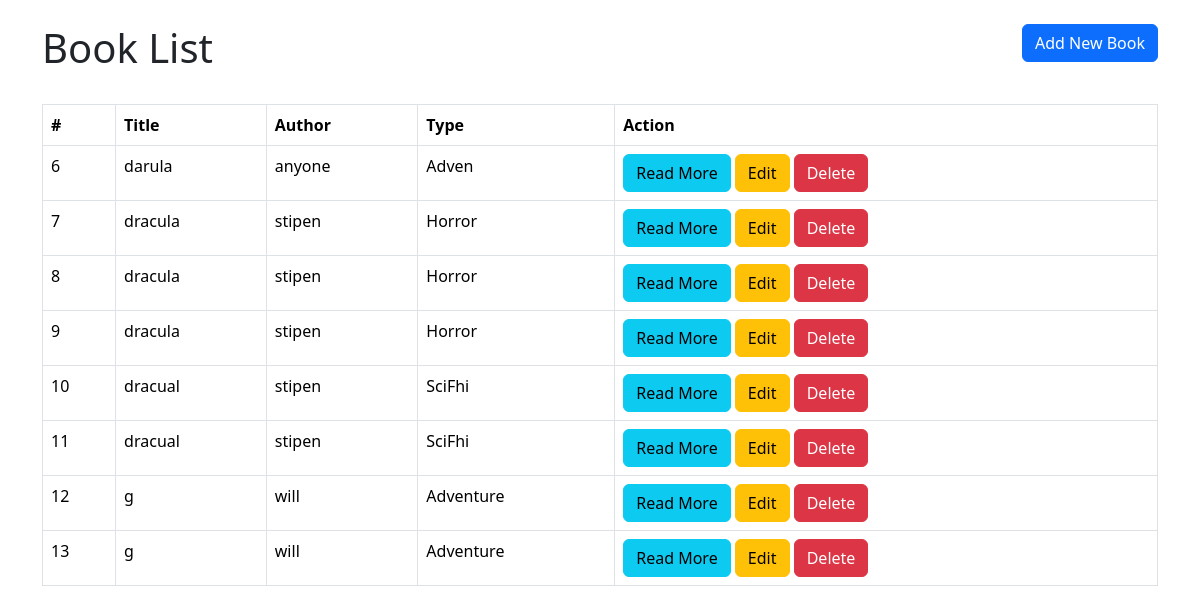
The page / on the database its author committed.
### tables this page shows
CREATE TABLE `books` (
  `id` int(11) NOT NULL,
  `title` varchar(50) NOT NULL,
  `author` varchar(50) NOT NULL,
  `type` varchar(15) NOT NULL,
  `description` varchar(30) NOT NULL
);

### index.php (the view, shortened to what this page needs)
<!DOCTYPE html>
<html lang="en">
<head>
  <link rel="stylesheet" href="https://cdn.jsdelivr.net/npm/bootstrap@5.3.2/dist/css/bootstrap.min.css">
</head>
<body>
  <div class="container">
    <header class="d-flex justify-content-between my-4">
      <h1 style="text-align: center;"> Book List</h1>
      <div>
        <a class="btn btn-primary" href="create.php">Add New Book</a>
      </div>
    </header>
    <table class="table table-bordered">
      <thead>
        <th>#</th>
        <th>Title</th>
        <th>Author</th>
        <th>Type</th>
        <th>Action</th>
      </thead>
      <tbody>
        <?php
         include("connect.php");
         $sql="SELECT * FROM books";
         $result = mysqli_query($conn,$sql);
         while($row = mysqli_fetch_array($result)){
          ?>
            <tr>
              <td><?php echo $row["id"]; ?></td>
              <td><?php echo $row["title"]; ?></td>
              <td><?php echo $row["author"]; ?></td>
              <td><?php echo $row["type"]; ?></td>
              <td>
                <a href="view.php?id=<?php echo $row["id"] ?>" class="btn btn-info">Read More</a>
                <a href="edit.php?id=<?php echo $row["id"] ?>" class="btn btn-warning">Edit</a>
                <a href="delete.php?id=<?php echo $row["id"] ?>" class="btn btn-danger">Delete</a>
              </td>
            </tr>
          <?php
         }
        ?>
      </tbody>
    </table>
  </div>
</body>
</html>

### rows shown on the page
books: id "6", title "darula", author "anyone", type "Adven"
books: id "7", title "dracula", author "stipen", type "Horror"
books: id "8", title "dracula", author "stipen", type "Horror"
books: id "9", title "dracula", author "stipen", type "Horror"
books: id "10", title "dracual", author "stipen", type "SciFhi"
books: id "11", title "dracual", author "stipen", type "SciFhi"
books: id "12", title "g", author "will", type "Adventure"
books: id "13", title "g", author "will", type "Adventure"
